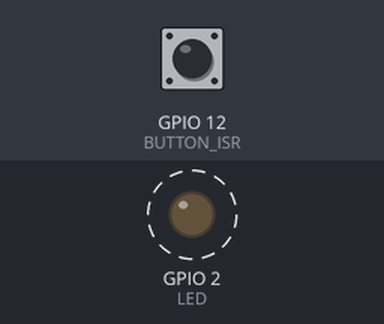
Bench run of a program on a simulated ESP32. Shown: output pins drawn as LEDs (lit = HIGH). Dashed ring = blinking. The test bench sets the inputs (shaded band); at power-on: GPIO 12 (BUTTON_ISR) HIGH. What the program prints to the serial monitor is not drawn.

Above: at 1.2 s.
1.3 s: GPIO 12 (BUTTON_ISR) pulled LOW for 0.15 s
Timing chart, 0 to 10.3 s (numbered marks = the images above; inputs shaded):
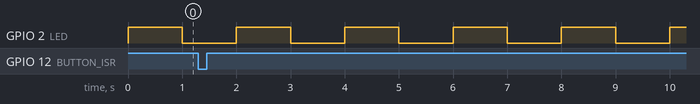

Measured:
- by itself, GPIO 2 (LED): alternates HIGH for 1.0 s and LOW for 1.0 s

The program:

main.cpp
```cpp
/************************************************************
 * Exemplo que como enviar valores para uma fila
 * a partir de uma ISR
 * Por: Matheus Sousa
 ************************************************************/

/* Biblioteca Arduino Core */
#include <Arduino.h>

/* Bibliotecas FreeRTOS */
#include "freertos/FreeRTOS.h"
#include "freertos/task.h"
#include "freertos/queue.h"

/* Macros */
#define LED 2
#define BUTTON_ISR 12

/* Definições */
QueueHandle_t xQueue1Handle;
TaskHandle_t xTask1Handle;
BaseType_t xReturnedTask1;

/* Protótipos */
void vCallBackISR(void);
void vTask1(void *pvParameters);

/**
 * Task Setup
 *
 */
void setup(void)
{
    Serial.begin(9600);
    pinMode(LED, OUTPUT);
    pinMode(BUTTON_ISR, INPUT_PULLUP);
    attachInterrupt(digitalPinToInterrupt(BUTTON_ISR), vCallBackISR, RISING);

    /* Cria Queue: */
    xQueue1Handle = xQueueCreate(255, sizeof(int32_t));

    if (xQueue1Handle == NULL)
    {
        Serial.println("Não foi possível criar a Queue! ");
        while (1)
            ;
    }
    else
    {
        Serial.println("Queue criada!");
    }

    /* Cria Task 1  */
    xReturnedTask1 = xTaskCreate(vTask1, "Task1", configMINIMAL_STACK_SIZE + 1024, NULL, 1, &xTask1Handle);

    if (xReturnedTask1 == pdFAIL)
    {
        Serial.print("Não foi possível criar a Task: ");
        Serial.println(pcTaskGetName(xTask1Handle));
        while (1)
            ;
    }
    else
    {
        Serial.print("Task criada: ");
        Serial.println(pcTaskGetName(xTask1Handle));
    }
}

/**
 * Task Loop
 *
 */
void loop(void)
{
    digitalWrite(LED, !digitalRead(LED));
    vTaskDelay(pdMS_TO_TICKS(1000));
}

/**
 * Função CallBack de ISR
 *
 */
void vCallBackISR(void)
{
    static uint32_t ulCounter = 0;
    ulCounter++;
    xQueueSendFromISR(xQueue1Handle, &ulCounter, NULL);
}

/**
 * Task 1
 *
 */
void vTask1(void *pvParameters)
{

    int32_t lReceivedValue;

    for (;;)
    {
        xQueueReceive(xQueue1Handle, &lReceivedValue, portMAX_DELAY);
        Serial.println("BUTTON_ISR pressionado: " + String(lReceivedValue));
    }
}
```
